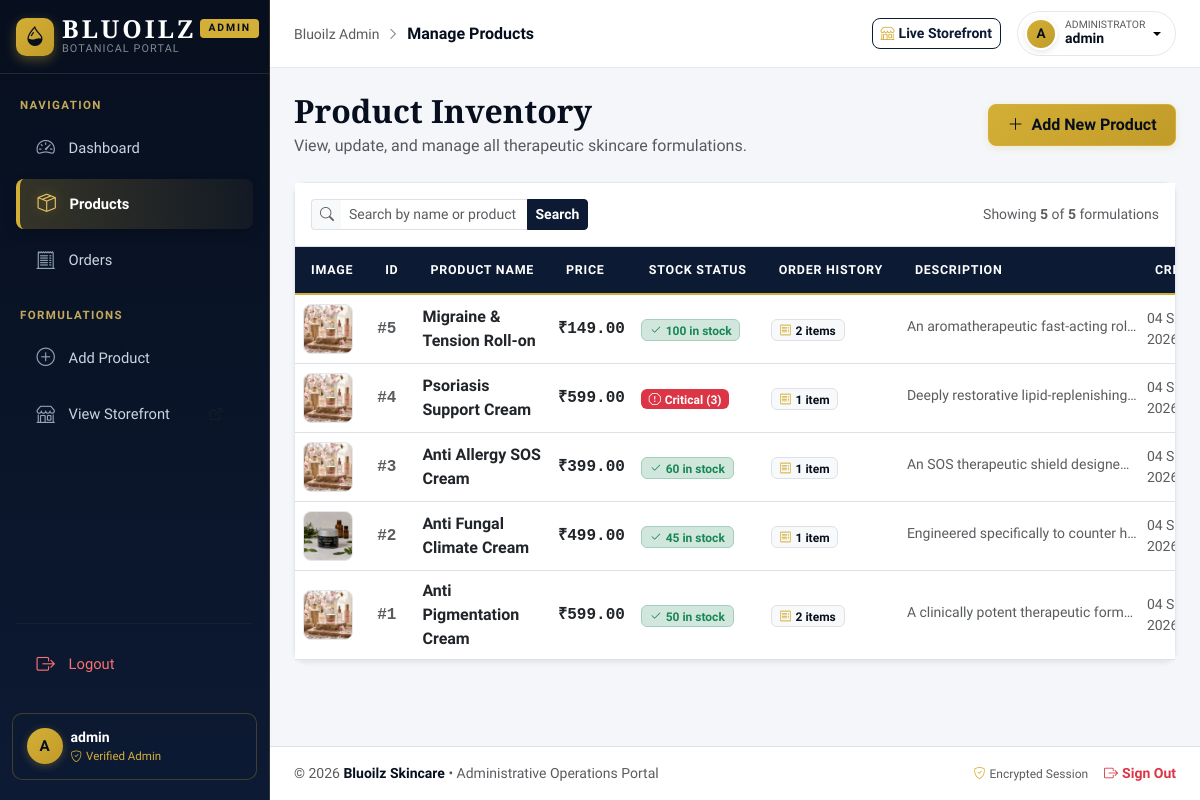
Page /admin/products.php (signed in) on the committed database.
### tables this page shows
CREATE TABLE `products` (
  `id` INT UNSIGNED NOT NULL AUTO_INCREMENT,
  `slug` VARCHAR(100) NOT NULL,
  `name` VARCHAR(255) NOT NULL,
  `category` VARCHAR(100) DEFAULT 'therapeutic',
  `categoryLabel` VARCHAR(100) DEFAULT 'Therapeutic Care',
  `concern` VARCHAR(100) NOT NULL,
  `price` DECIMAL(10, 2) NOT NULL,
  `originalPrice` DECIMAL(10, 2) DEFAULT NULL,
  `stock` INT NOT NULL DEFAULT 0,
  `rating` DECIMAL(3, 1) DEFAULT 5.0,
  `reviewCount` INT DEFAULT 0,
  `badge` VARCHAR(100) DEFAULT NULL,
  `curation` VARCHAR(255) DEFAULT NULL,
  `weight` VARCHAR(50) DEFAULT NULL,
  `image_path` VARCHAR(255) DEFAULT NULL,
  `description` TEXT DEFAULT NULL,
  `keyBenefits` TEXT DEFAULT NULL,
  `ingredients` TEXT DEFAULT NULL,
  `created_at` TIMESTAMP NOT NULL DEFAULT CURRENT_TIMESTAMP,
  PRIMARY KEY (`id`),
  UNIQUE KEY `uq_products_slug` (`slug`),
  INDEX `idx_products_name` (`name`),
  INDEX `idx_products_created_at` (`created_at`)
);

### admin/products.php (the view, shortened to what this page needs)
<?php
$search = trim($_GET['search'] ?? '');
$products = [];
$totalProductsCount = 0;
try {
    $pdo = getDBConnection();
    $totalProductsCount = (int)$pdo->query('SELECT COUNT(*) FROM products')->fetchColumn();
    if ($search !== '') {
        $stmt = $pdo->prepare('
            SELECT
                p.id,
                p.name,
                p.price,
                p.stock,
                p.image_path,
                p.description,
                p.created_at,
                COALESCE((SELECT COUNT(*) FROM order_items oi WHERE oi.product_id = p.id), 0) AS order_count
            FROM products p
            WHERE p.name LIKE :query OR p.id = :exact_id
            ORDER BY p.id DESC
        ');
        $stmt->execute([
            ':query'    => '%' . $search . '%',
            ':exact_id' => is_numeric($search) ? (int)$search : 0
        ]);
    } else {
        $stmt = $pdo->query('
            SELECT
                p.id,
                p.name,
                p.price,
                p.stock,
                p.image_path,
                p.description,
                p.created_at,
                COALESCE((SELECT COUNT(*) FROM order_items oi WHERE oi.product_id = p.id), 0) AS order_count
            FROM products p
            ORDER BY p.id DESC
        ');
    }
    $products = $stmt->fetchAll();
} catch (Exception $e) {
    error_log('Products Fetch Error: ' . $e->getMessage());
    $error = 'Unable to load products. Database query failed.';
}
require_once __DIR__ . '/header.php';
?>
<div class="d-flex flex-wrap justify-content-between align-items-center mb-4 gap-3">
  <div>
    <h1 class="page-title mb-1">Product Inventory</h1>
    <p class="text-muted mb-0">View, update, and manage all therapeutic skincare formulations.</p>
  </div>
  <a href="product_add.php" class="btn btn-blu-accent">
    <i class="bi bi-plus-lg me-1"></i> Add New Product
  </a>
</div>
<?php if ($totalProductsCount === 0 && $search === ''): ?>
  <div class="card shadow-sm border-0 text-center py-5 px-4 mb-4">
    <div class="card-body py-4">
      <div class="mb-3">
        <span class="d-inline-flex align-items-center justify-content-center bg-light text-navy rounded-circle p-4 border" style="width: 80px; height: 80px;">
          <i class="bi bi-boxes fs-1 text-gold"></i>
        </span>
      </div>
      <h3 class="fw-bold text-navy mb-2">No Formulations in Inventory</h3>
      <p class="text-muted mx-auto mb-4" style="max-width: 480px;">
        Your skincare product catalog is currently empty. Add your first botanical product to populate the public storefront and inventory portal.
      </p>
      <a href="product_add.php" class="btn btn-blu-accent px-4 py-2">
        <i class="bi bi-plus-circle me-1"></i> Create First Formulation
      </a>
    </div>
  </div>
<?php else: ?>
  <div class="card shadow-sm mb-4">
    <div class="card-body p-3 bg-white border-bottom">
      <form method="GET" action="products.php" class="row g-2 align-items-center">
        <div class="col-sm-6 col-md-5 col-lg-4">
          <div class="input-group input-group-sm">
            <span class="input-group-text bg-light border-end-0"><i class="bi bi-search text-muted"></i></span>
            <input
              type="text"
              name="search"
              class="form-control border-start-0"
              placeholder="Search by name or product ID..."
              value="<?= htmlspecialchars($search) ?>"
            >
            <button type="submit" class="btn btn-navy btn-sm">Search</button>
          </div>
        </div>
        <div class="col text-end text-muted small">
          Showing <strong><?= count($products) ?></strong> of <strong><?= $totalProductsCount ?></strong> formulation<?= $totalProductsCount !== 1 ? 's' : '' ?>
        </div>
      </form>
    </div>
    <?php if (empty($products) && $search !== ''): ?>
      <div class="card-body text-center py-5">
        <i class="bi bi-search fs-1 d-block mb-2 text-secondary"></i>
        <h5 class="fw-bold text-dark mb-1">No formulations found</h5>
        <p class="text-muted small mb-3">No products match your search query: <strong>"<?= htmlspecialchars($search) ?>"</strong></p>
        <a href="products.php" class="btn btn-sm btn-outline-navy">
          <i class="bi bi-x-circle me-1"></i> Clear Search Filter
        </a>
      </div>
    <?php else: ?>
      <div class="table-responsive">
        <table class="table table-hover align-middle mb-0">
          <thead>
            <tr>
              <th style="width: 70px;">Image</th>
              <th style="width: 60px;">ID</th>
              <th>Product Name</th>
              <th style="width: 120px;">Price</th>
              <th style="width: 130px;">Stock Status</th>
              <th style="width: 130px;">Order History</th>
              <th>Description</th>
              <th style="width: 120px;">Created</th>
            </tr>
          </thead>
          <tbody>
            <?php foreach ($products as $p): ?>
              <?php $orderCount = (int)$p['order_count']; ?>
              <tr>
                <td>
                  <?php if (!empty($p['image_path'])): ?>
                    <img
                      src="../<?= htmlspecialchars($p['image_path']) ?>"
                      alt="<?= htmlspecialchars($p['name']) ?>"
                      class="product-thumb"
                      onerror="this.onerror=null; this.src='../assets/hero.jpg';"
                    >
                  <?php else: ?>
                    <div class="product-thumb d-flex align-items-center justify-content-center text-muted">
                      <i class="bi bi-image"></i>
                    </div>
                  <?php endif; ?>
                </td>
                <td class="fw-bold text-muted font-monospace">#<?= (int)$p['id'] ?></td>
                <td>
                  <div class="fw-semibold text-dark"><?= htmlspecialchars($p['name']) ?></div>
                </td>
                <td class="fw-bold text-dark font-monospace">
                  ₹<?= number_format((float)$p['price'], 2) ?>
                </td>
                <td>
                  <?php
                    $stock = (int)$p['stock'];
                    if ($stock <= 0) {
                        echo '<span class="badge bg-danger-subtle text-danger border border-danger-subtle"><i class="bi bi-x-circle me-1"></i>Out of Stock</span>';
                    } elseif ($stock < 5) {
                        echo '<span class="badge bg-danger text-white"><i class="bi bi-exclamation-octagon me-1"></i>Critical (' . $stock . ')</span>';
                    } elseif ($stock <= 10) {
                        echo '<span class="badge bg-warning-subtle text-warning-emphasis border border-warning-subtle"><i class="bi bi-exclamation-triangle me-1"></i>Low (' . $stock . ')</span>';
                    } else {
                        echo '<span class="badge bg-success-subtle text-success border border-success-subtle"><i class="bi bi-check2 me-1"></i>' . $stock . ' in stock</span>';
                    }
                  ?>
                </td>
                <td>
                  <?php if ($orderCount > 0): ?>
                    <span class="badge bg-light text-navy border" title="Linked to <?= $orderCount ?> customer order line items">
                      <i class="bi bi-receipt me-1 text-gold"></i><?= $orderCount ?> item<?= $orderCount !== 1 ? 's' : '' ?>
                    </span>
                  <?php else: ?>
                    <span class="text-muted small" title="No orders linked yet">
                      <i class="bi bi-dash"></i> None
                    </span>
                  <?php endif; ?>
                </td>
                <td class="text-muted small" style="max-width: 240px;">
                  <span class="d-inline-block text-truncate" style="max-width: 230px;" title="<?= htmlspecialchars($p['description'] ?? '') ?>">
                    <?= htmlspecialchars($p['description'] ?: 'No description provided.') ?>
                  </span>
                </td>
                <td class="text-muted small">
                  <?= date('d M Y', strtotime($p['created_at'])) ?>
                </td>
              </tr>
            <?php endforeach; ?>
          </tbody>
        </table>
      </div>
    <?php endif; ?>
  </div>
<?php endif; ?>
<?php require_once __DIR__ . '/footer.php'; ?>

### admin/header.php (style rules this page uses)
:root { color-scheme: light; --font-serif: 'Cormorant Garamond', Georgia, serif; --font-sans: 'Plus Jakarta Sans', -apple-system, BlinkMacSystemFont, 'Segoe UI', Roboto, sans-serif; --navy-900: #070f1e; --navy-800: #0d1a33; --navy-700: #142548; --navy-600: #1d3360; --navy-50: #eef3f9; --gold-500: #d4af37; --gold-600: #c19b28; --gold-400: #e5c365; --gold-100: #fbf6e8; --gold-subtle: rgba(212, 175, 55, 0.12); --bg-canvas: #f4f6fa; --border-light: #e2e8f0; --blu-primary: var(--navy-800); --blu-accent: var(--gold-500); --blu-accent-hover: var(--gold-600); --blu-canvas: var(--bg-canvas); --blu-border: var(--border-light); }
* { box-sizing: border-box; }
body { font-family: var(--font-sans); background-color: var(--bg-canvas); color: #1e293b; min-height: 100vh; margin: 0; overflow-x: hidden; }
.btn-navy, .btn-dark, .btn-primary, .btn-blu-primary { background-color: var(--navy-800) !important; border-color: var(--navy-800) !important; color: #ffffff !important; font-weight: 600; border-radius: 8px; padding: 0.5rem 1.15rem; transition: all 0.2s ease; }
.btn-gold, .btn-accent, .btn-blu-accent { background: linear-gradient(135deg, var(--gold-500) 0%, var(--gold-600) 100%) !important; border-color: var(--gold-500) !important; color: var(--navy-900) !important; font-weight: 700; border-radius: 8px; padding: 0.5rem 1.15rem; transition: all 0.2s ease; box-shadow: 0 2px 8px rgba(212, 175, 55, 0.2); }
.table thead th, .table thead.table-light th, .table > thead > tr > th { background-color: var(--navy-800) !important; color: #ffffff !important; border-bottom: 2.5px solid var(--gold-500) !important; font-size: 0.78rem !important; font-weight: 700 !important; text-transform: uppercase !important; letter-spacing: 0.06em !important; padding: 0.85rem 1rem !important; vertical-align: middle !important; white-space: nowrap; }
.card { border: 1px solid var(--border-light); border-radius: 12px; box-shadow: 0 4px 18px rgba(13, 26, 51, 0.04); background-color: #ffffff; }
.page-title { font-family: var(--font-serif); font-size: 2rem; font-weight: 700; color: var(--navy-900); }
.product-thumb { width: 50px; height: 50px; object-fit: cover; border-radius: 8px; border: 1px solid var(--border-light); background-color: #faf6f2; }
input, textarea, select { color-scheme: light !important; }
.form-control, .form-select { color-scheme: light !important; background-color: #ffffff; color: #1e293b; }
.text-navy { color: var(--navy-900) !important; }
.text-gold { color: var(--gold-500) !important; }

### rows in the picture
products: id "5", name "Migraine & Tension Roll-on", price "149.00", stock "100", orderCount "2", description "An aromatherapeutic fast-acting rol…", created_at "04…"
products: id "4", name "Psoriasis Support Cream", price "599.00", stock "3", orderCount "1", description "Deeply restorative lipid-replenishing…", created_at "04…"
products: id "3", name "Anti Allergy SOS Cream", price "399.00", stock "60", orderCount "1", description "An SOS therapeutic shield designe…", created_at "04…"
products: image_path (picture), id "2", name "Anti Fungal Climate Cream", price "499.00", stock "45", orderCount "1", description "Engineered specifically to counter h…", created_at "04…"
products: id "1", name "Anti Pigmentation Cream", price "599.00", stock "50", orderCount "2", description "A clinically potent therapeutic form…", created_at "04…"

### other values in the picture
substr($adminUsername, 0, 1) "A"
$adminUsername "admin"
$pageTitle "Manage Products"
count($products) "5"
$totalProductsCount "5"
